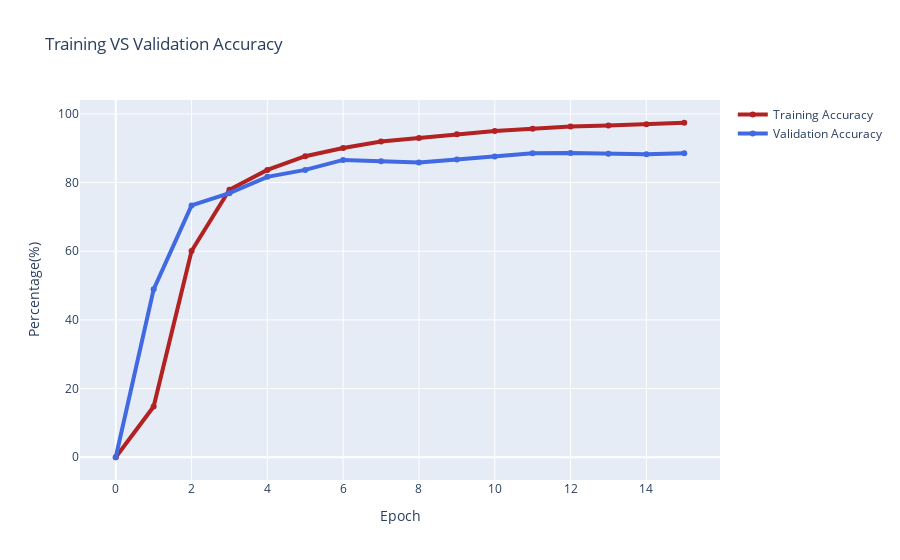

Notebook cell for this chart:
### Code cell
import plotly.graph_objects as go
x=[0,1,2,3,4,5,6,7,8,9,10,11,12,13,14,15]
accuracy = ['Training Accuracy','Validation Accuracy']
train=[0,14.78,60.07,77.92,83.70,87.69,90.06,91.97,92.97,94.08,95.03,95.67,96.33,96.64,97.01,97.43]
valid= [0,48.91,73.36,76.92,81.68,83.70,86.60,86.21,85.83,86.73,87.57,88.55,88.64,88.41,88.28,88.53]

fig = go.Figure()
# Create and style traces
fig.add_trace(go.Scatter(x=x, y=train, name='Training Accuracy',
                         line=dict(color='firebrick', width=4)))
fig.add_trace(go.Scatter(x=x, y=valid, name='Validation Accuracy',
                         line=dict(color='royalblue', width=4)))
fig.update_layout(title='Training VS Validation Accuracy',
                   xaxis_title='Epoch',
                   yaxis_title='Percentage(%)')

fig.show()

### Figure 1 — Plotly figure (JSON) as saved in the notebook; plotly's stock layout.template omitted (floating-point values rounded to 4 significant figures)
{"data": [{"line": {"color": "firebrick", "width": 4}, "name": "Training Accuracy", "type": "scatter", "x": [0, 1, 2, 3, 4, 5, 6, 7, 8, 9, 10, 11, 12, 13, 14, 15], "y": [0, 14.78, 60.07, 77.92, 83.7, 87.69, 90.06, 91.97, 92.97, 94.08, 95.03, 95.67, 96.33, 96.64, 97.01, 97.43]}, {"line": {"color": "royalblue", "width": 4}, "name": "Validation Accuracy", "type": "scatter", "x": [0, 1, 2, 3, 4, 5, 6, 7, 8, 9, 10, 11, 12, 13, 14, 15], "y": [0, 48.91, 73.36, 76.92, 81.68, 83.7, 86.6, 86.21, 85.83, 86.73, 87.57, 88.55, 88.64, 88.41, 88.28, 88.53]}], "layout": {"title": {"text": "Training VS Validation Accuracy"}, "xaxis": {"title": {"text": "Epoch"}}, "yaxis": {"title": {"text": "Percentage(%)"}}}}
